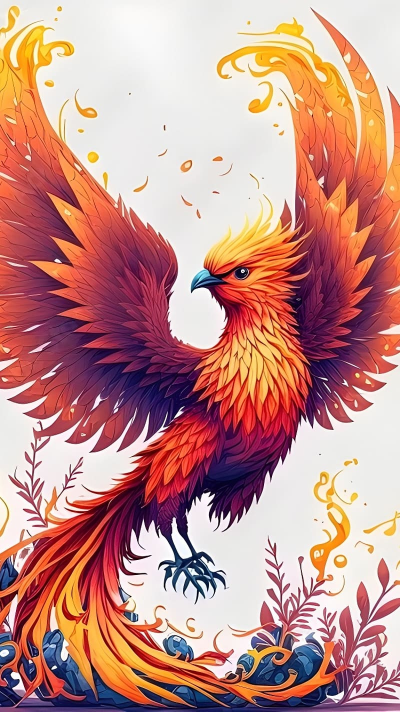
#> input picture phoenix.jpg, 800 x 1423 px (shown at 1/2 size)
$ jupyter execute openCV_manupulation.ipynb   (shell and % lines are left out)
#> lines starting #> are read from the running program, lines starting #| are printed output that depends on the picture
# Import Libraries

[cell 1]
import cv2
import numpy as np
from matplotlib import pyplot as plt

# Image read

[cell 2]
path='phoenix.jpg'
image_cv2 = cv2.imread(path)
#> image_cv2 is the input picture: shape (1423, 800, 3); mean B, G, R 137.1, 143.4, 196.2
image_plt=plt.imread(path)

# Displaying Pixels

[cell 3]
image_pixels=np.array(image_plt)
image_pixels

# Display

[cell 4]
# Display the image using Matplotlib
# cv2.imread has the colour map as BGR so it represents color differently
plt.subplot(1, 2, 1)
plt.imshow(image_cv2)
plt.title("BGR: CV2")
plt.axis('off')
# plt.imread represents color map as RGB
plt.subplot(1, 2, 2)
plt.imshow(image_plt)
plt.title("RGB: PLT")
plt.axis('off')  # Turn off axis labels

image_cv2.shape
#> Out = (1423, 800, 3)
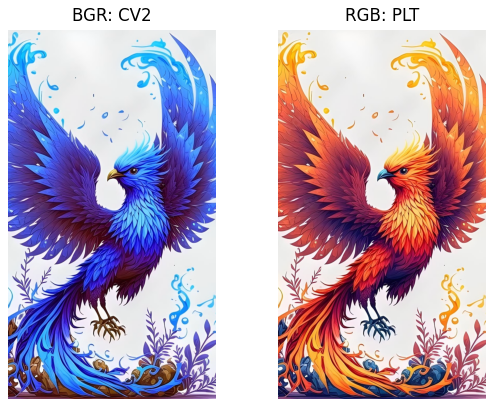
#> figure drawn by matplotlib, 2 panels; B, G, R data is drawn as R, G, B

# Color Conversion

[cell 5]
# Convert BGR to RGB (OpenCV uses BGR by default)
image_rgb = cv2.cvtColor(image_cv2, cv2.COLOR_BGR2RGB)
plt.imshow(image_rgb)
plt.axis('off')

[cell 6]
# Convert BGR to Grayscale
gray_image = cv2.cvtColor(image_cv2, cv2.COLOR_BGR2GRAY)
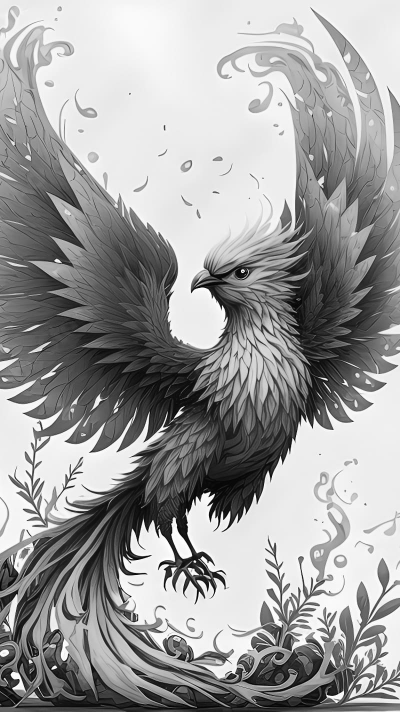
#> gray_image: shape (1423, 800) (shown at 1/2 size); min 0, max 255, mean 158.5

# Original Image
plt.subplot(1, 2, 1)
plt.imshow(cv2.cvtColor(image_cv2, cv2.COLOR_BGR2RGB))
plt.title('Original Image')
plt.axis('off')

# Grayscale Image
plt.subplot(1, 2, 2)
plt.imshow(gray_image, cmap='gray')
plt.title('Grayscale Image')
plt.axis('off')

plt.show()
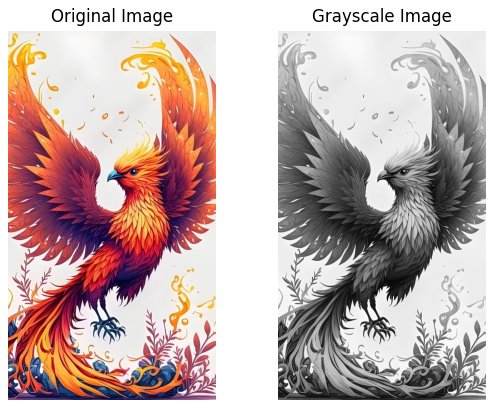
#> figure drawn by matplotlib, 2 panels

# Pixels of original and grayscale image

[cell 7]
image_pixels=np.array(image_plt)
print('Original image pixel Matrix', image_pixels.shape,image_pixels)
#> (printed output is left out)

[cell 8]
gray_pixels=np.array(gray_image)
print('Grayscale image pixel Matrix', gray_pixels.shape,gray_pixels)
#> (printed output is left out)

[cell 9]
# Split the image into color channels
blue, green, red = cv2.split(image_cv2)
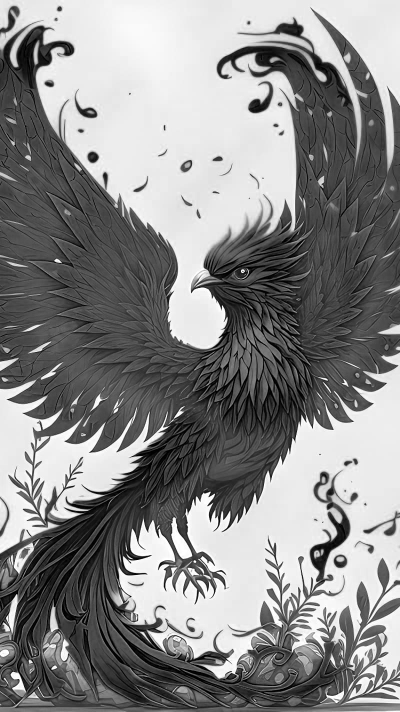
#> blue: shape (1423, 800) (shown at 1/2 size); min 0, max 255, mean 137.1
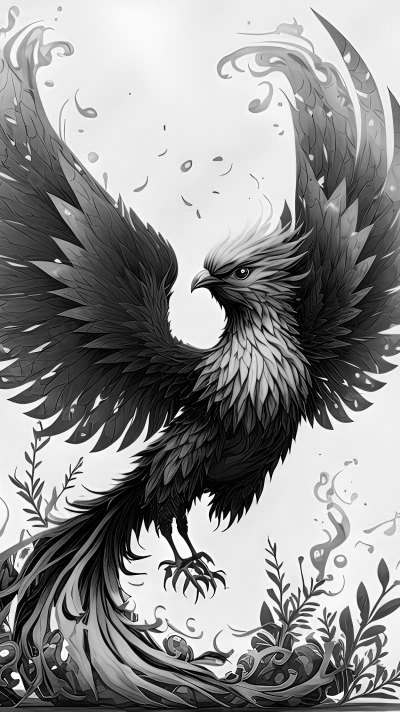
#> green: shape (1423, 800) (shown at 1/2 size); min 0, max 255, mean 143.4
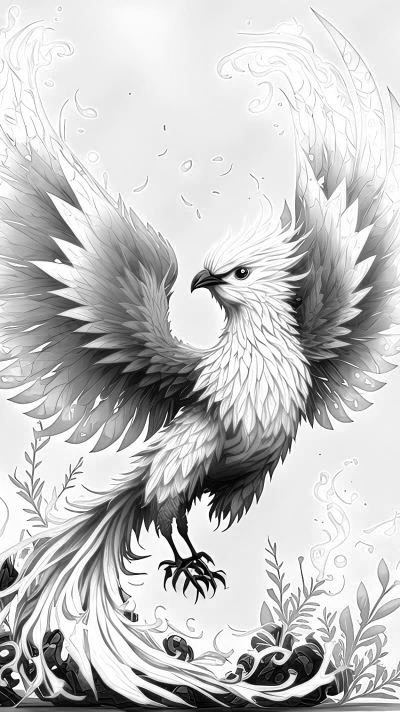
#> red: shape (1423, 800) (shown at 1/2 size); min 0, max 255, mean 196.2

# Increase intensity of the red channel
red = np.clip(red + 50, 50, 175)  # Increase intensity by 50 (clipped to stay within [0, 255])
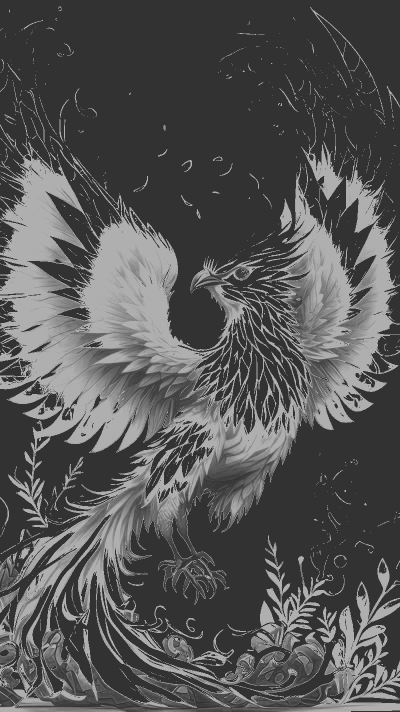
#> red: shape (1423, 800) (shown at 1/2 size); min 50, max 175, mean 85.7

# # Increase intensity of the red channel
#blue = np.clip(blue + 209, 157,  100)

# # Increase intensity of the red channel
# green = np.clip(green + 209, 100, 200)
# # Merge the modified channels back into a colored image
colored_image = cv2.merge([blue, green, red])
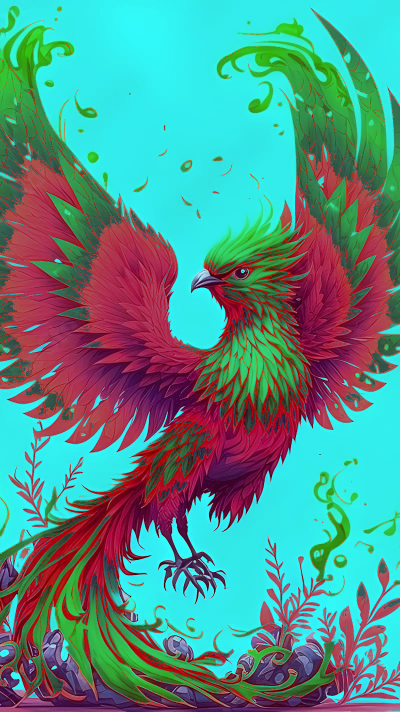
#> colored_image: shape (1423, 800, 3) (shown at 1/2 size); mean B, G, R 137.1, 143.4, 85.7

# # Convert BGR to RGB (OpenCV uses BGR by default)
colored_image_rgb = cv2.cvtColor(colored_image, cv2.COLOR_BGR2RGB)

# Display the original and colored images side by side

# Original Image
plt.subplot(1, 2, 1)
plt.imshow(cv2.cvtColor(image_cv2, cv2.COLOR_BGR2RGB))
plt.title('Original Image')
plt.axis('off')

# Colored Image
plt.subplot(1, 2, 2)
plt.imshow(colored_image_rgb)
plt.title('Colored Image')
plt.axis('off')
# show
plt.show()

[cell 10]
# Convert BGR to RGB
pixel_value_rgb = cv2.cvtColor(image_cv2, cv2.COLOR_BGR2RGB)
print(f'RGB values at position (100, 100): {pixel_value_rgb[100, 100]}')
#| RGB values at position (100, 100): [209 157  35]
plt.imshow(pixel_value_rgb )
plt.axis('off')

# Scaling and Resize

[cell 11]
# Specify the target dimensions in pixels
target_width = 500
target_height = 800
resize_image=cv2.resize(image_rgb,(target_width,target_height))
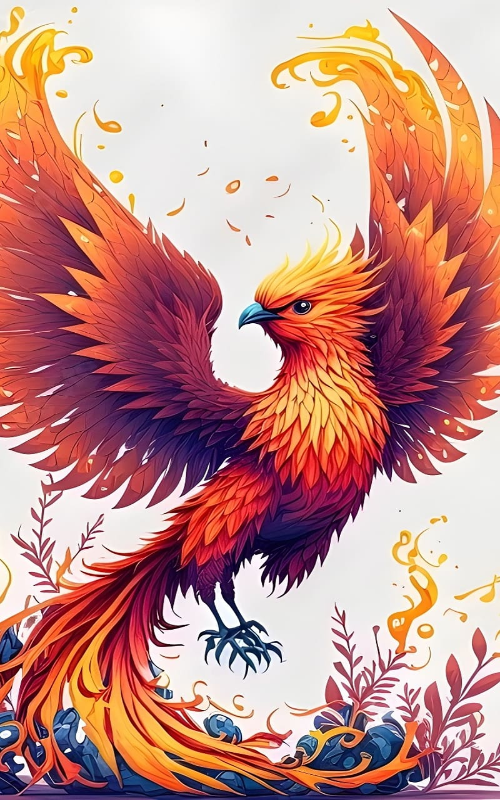
#> resize_image: shape (800, 500, 3); mean R, G, B 196.1, 143.3, 137
plt.imshow(resize_image)
plt.axis('off')
resize_image.shape
#> Out = (800, 500, 3)

[cell 12]
# reduce image by percentage
resize_image=cv2.resize(image_rgb, None, fx=.25, fy=.25)
#> resize_image: shape (356, 200, 3)
plt.imshow(resize_image)
plt.axis('off')
image_rgb.shape, resize_image.shape
#> Out = ((1423, 800, 3), (356, 200, 3))

[cell 13]
# increase image by percentage
resize_image=cv2.resize(image_rgb, None, fx=2, fy=2)
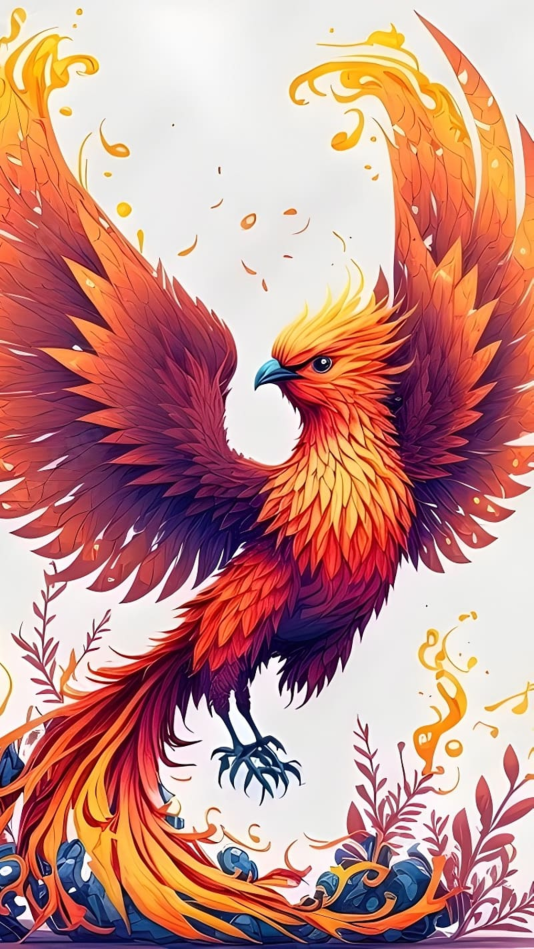
#> resize_image: shape (2846, 1600, 3) (shown at 1/3 size); mean R, G, B 196.2, 143.3, 137.1
plt.imshow(resize_image)
plt.axis('off')
image_rgb.shape, resize_image.shape
#> Out = ((1423, 800, 3), (2846, 1600, 3))

[cell 14]
# increase image by percentage another methos
percentage=2
target_width = int(image_rgb.shape[1]*percentage)
target_height = int(image_rgb.shape[0]*percentage)
resize_image=cv2.resize(image_rgb,(target_width,target_height))
plt.imshow(resize_image)
plt.axis('off')
image_rgb.shape, resize_image.shape
